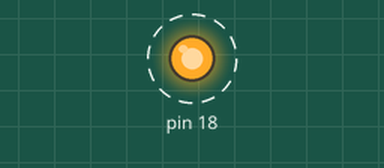
A sketch run on a simulated Arduino Uno, built with avr-gcc and run on an emulated ATmega328P. Parts: output pins drawn as LEDs (lit = HIGH). Dashed ring = blinking. What the sketch prints to the serial monitor is not drawn.

Above: at 0.5 s.
Timing chart, 0 to 4.6 s (numbered marks = the images above):
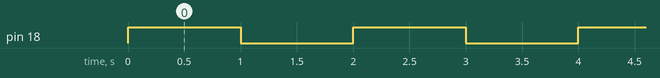

The sketch:

simple_led_nov30a.ino
```cpp
void setup() {
  // initialize digital pin GIOP18 as an output.
  pinMode(18, OUTPUT);
  Serial.begin(9600);
}

// the loop function runs over and over again forever
void loop() {
  digitalWrite(18, HIGH); // turn the LED on
  Serial.println("Lampu ON");
  delay(1000);             // wait for 500 milliseconds
  digitalWrite(18, LOW);  // turn the LED off
  Serial.println("Lampu OFF");
  delay(1000);             // wait for 500 milliseconds
}
```

Measured:
- by itself, pin 18: alternates HIGH for 1.0 s and LOW for 1.0 s
